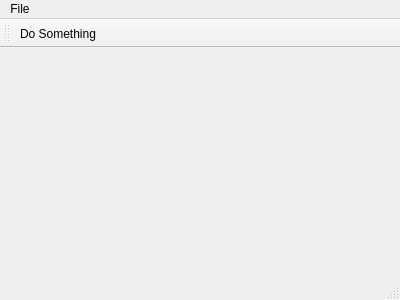
<?xml version="1.0" encoding="UTF-8"?>
<ui version="4.0">
 <class>MainWindow</class>
 <widget class="QMainWindow" name="MainWindow">
  <property name="geometry">
   <rect>
    <x>0</x>
    <y>0</y>
    <width>400</width>
    <height>300</height>
   </rect>
  </property>
  <property name="windowTitle">
   <string>MainWindow</string>
  </property>
  <widget class="QWidget" name="centralWidget"/>
  <widget class="QMenuBar" name="menuBar">
   <property name="geometry">
    <rect>
     <x>0</x>
     <y>0</y>
     <width>400</width>
     <height>20</height>
    </rect>
   </property>
   <widget class="QMenu" name="menuFile">
    <property name="title">
     <string>File</string>
    </property>
   </widget>
   <addaction name="menuFile"/>
  </widget>
  <widget class="QToolBar" name="mainToolBar">
   <attribute name="toolBarArea">
    <enum>TopToolBarArea</enum>
   </attribute>
   <attribute name="toolBarBreak">
    <bool>false</bool>
   </attribute>
   <addaction name="actionDo_Something"/>
  </widget>
  <widget class="QStatusBar" name="statusBar"/>
  <action name="actionDo_Something">
   <property name="text">
    <string>Do Something</string>
   </property>
  </action>
 </widget>
 <layoutdefault spacing="6" margin="11"/>
 <resources/>
 <connections/>
</ui>
